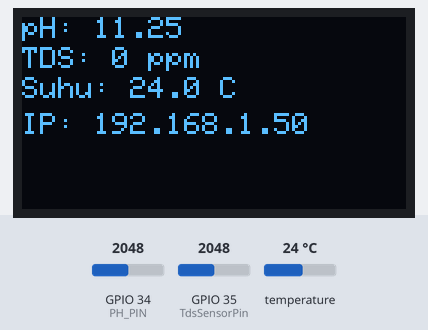
Bench run of a sketch on a simulated ESP32. Parts: 128×64 one-colour display. The inputs (shaded band) are chosen by the test bench; at power-on: temperature 24 °C, GPIO 34 (PH_PIN) = 2048, GPIO 35 (TdsSensorPin) = 2048. WiFi joins after 1.5 s; servers stay silent unless stated; the display library's start-up logo is not drawn; network time is answered at once with the bench clock; the local clock reads 2024-03-15 10:24:30 at power-on unless the sketch sets it; what the sketch prints to the serial monitor is not drawn.

Above: at 3.9 s.
4.0 s: temperature set to 12 °C
At 5.5 s:
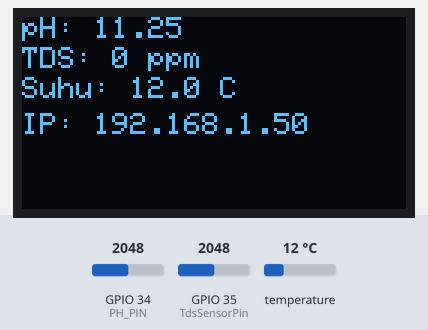
6.6 s: GPIO 34 (PH_PIN) set to 2866
At 7.7 s:
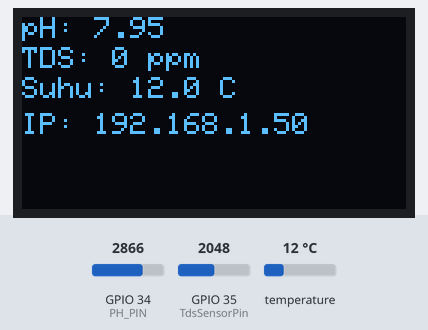
9.1 s: temperature set to 19 °C
12.0 s: GPIO 34 (PH_PIN) set to 3603
At 13.1 s:
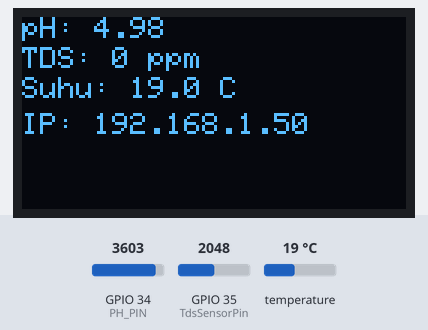
14.5 s: temperature set to 28 °C
At 16.4 s:
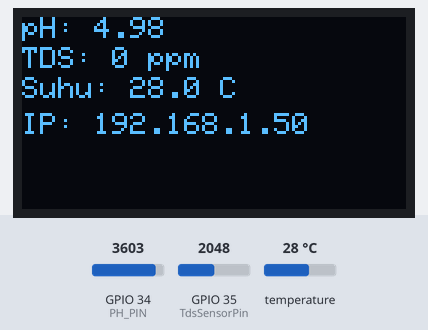
17.4 s: GPIO 34 (PH_PIN) set to 4095
At 18.6 s:
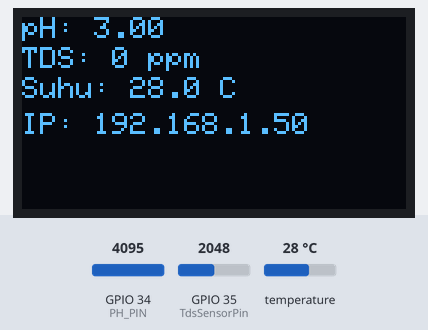
Timing chart, 0 to 20.4 s (numbered marks = the images above; inputs shaded):
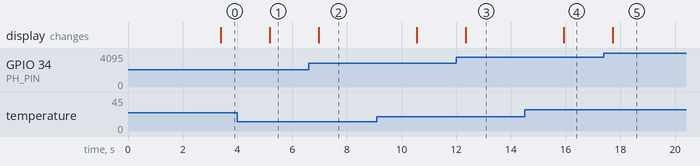

The sketch:

ph_tds_ds18b20_oled_webserver.ino
```cpp
#include <WiFi.h>
#include <WiFiClient.h>
#include <WebServer.h>
#include <ESPmDNS.h>
#include <Adafruit_SSD1306.h>
#include <OneWire.h>
#include <DallasTemperature.h>
#include <WiFiUdp.h>
#include <NTPClient.h>

#define ONE_WIRE_BUS 4
#define SCREEN_WIDTH 128
#define SCREEN_HEIGHT 64
#define SCREEN_ADDRESS 0x3C

Adafruit_SSD1306 display(SCREEN_WIDTH, SCREEN_HEIGHT, &Wire, -1);

const int PH_PIN = 34;
#define TdsSensorPin 35
#define VREF 3.3
#define SCOUNT 30

OneWire oneWire(ONE_WIRE_BUS);
DallasTemperature sensors(&oneWire);
WiFiUDP ntpUDP;
NTPClient timeClient(ntpUDP, "pool.ntp.org", 7 * 3600, 60000); // GMT+7

float suhuDS18B20 = 0.0;
float Po = 0;
float PH_step;
float tdsValue;
int nilai_analog_PH;
double TeganganPh;
int analogBuffer[SCOUNT];
int analogBufferTemp[SCOUNT];
int analogBufferIndex = 0;
int copyIndex = 0;
float averageVoltage = 0;
float temperature = 25;

float PH4 = 3.1; // Tegangan saat pH 4
float PH7 = 2.5; // Tegangan saat pH 7

const char* ssid = "Iphone (2)";
const char* password = "Alka200318";
WebServer server(80);

// Struktur dan array untuk menyimpan history
#define MAX_HISTORY 10
struct SensorData {
  String waktu;
  float ph;
  float tds;
  float suhu;
};
SensorData history[MAX_HISTORY];
int historyIndex = 0;
int lastSavedHour = -1; // Untuk menyimpan data hanya saat jam berubah

int getMedianNum(int bArray[], int iFilterLen) {
  int bTab[iFilterLen];
  for (byte i = 0; i < iFilterLen; i++) bTab[i] = bArray[i];
  int i, j, bTemp;
  for (j = 0; j < iFilterLen - 1; j++) {
    for (i = 0; i < iFilterLen - j - 1; i++) {
      if (bTab[i] > bTab[i + 1]) {
        bTemp = bTab[i];
        bTab[i] = bTab[i + 1];
        bTab[i + 1] = bTemp;
      }
    }
  }
  if ((iFilterLen & 1) > 0) return bTab[(iFilterLen - 1) / 2];
  else return (bTab[iFilterLen / 2] + bTab[iFilterLen / 2 - 1]) / 2;
}

void simpanHistory() {
  if (!timeClient.update()) timeClient.forceUpdate();
  String waktuSekarang = timeClient.getFormattedTime();
  history[historyIndex] = { waktuSekarang, Po, tdsValue, suhuDS18B20 };
  historyIndex = (historyIndex + 1) % MAX_HISTORY;
}

void handleRoot() {
  char msg[3000];
  snprintf(msg, 3000,
    "<!DOCTYPE html>\
    <html lang='en'>\
    <head>\
      <meta charset='UTF-8'>\
      <meta name='viewport' content='width=device-width, initial-scale=1.0'>\
      <meta http-equiv='refresh' content='5'>\
      <title>ESP32 Monitoring</title>\
      <link rel='stylesheet' href='https://use.fontawesome.com/releases/v5.7.2/css/all.css'>\
      <style>\
        body { font-family: Arial, sans-serif; background: #f4f4f4; margin: 0; padding: 0;}\
        header { background: #2196F3; color: white; padding: 20px; text-align: center; box-shadow: 0 2px 4px rgba(0,0,0,0.2);}\
        .container { display: flex; flex-wrap: wrap; justify-content: center; margin: 20px; }\
        .card { background: white; border-radius: 15px; padding: 20px; margin: 10px; width: 250px; text-align: center; box-shadow: 0 4px 8px rgba(0,0,0,0.1); transition: transform 0.2s ease-in-out;}\
        .card:hover { transform: translateY(-5px); box-shadow: 0 8px 16px rgba(0,0,0,0.15);}\
        .card i { font-size: 4rem; margin-bottom: 10px; }\
        .value { font-size: 2.5rem; font-weight: bold; color: #333; }\
        table { border-collapse: collapse; margin: 20px auto 40px; width: 90%; max-width: 800px; background: white; box-shadow: 0 4px 8px rgba(0,0,0,0.1); border-radius: 8px; overflow: hidden;}\
        th, td { border-bottom: 1px solid #ddd; padding: 12px 15px; text-align: center; color: #555; }\
        th { background-color: #2196F3; color: white; font-weight: 600; position: sticky; top: 0; }\
        tr:hover { background-color: #f1f1f1; }\
        h3 { text-align: center; color: #2196F3; margin-top: 40px; font-weight: 600; }\
        @media (max-width: 600px) {\
          .container { flex-direction: column; align-items: center; }\
          .card { width: 90%; max-width: 300px; }\
          table { width: 100%; }\
        }\
      </style>\
    </head>\
    <body>\
      <header><h2>Monitoring pH, TDS, & Suhu</h2></header>\
      <div class='container'>\
        <div class='card'>\
          <i class='fas fa-tint' style='color:#00add6;'></i>\
          <div class='value'>%.2f ppm</div><div>TDS</div></div>\
        <div class='card'>\
          <i class='fas fa-flask' style='color:#00c853;'></i>\
          <div class='value'>%.2f</div><div>pH Air</div></div>\
        <div class='card'>\
          <i class='fas fa-thermometer-half' style='color:#ff3d00;'></i>\
          <div class='value'>%.2f &deg;C</div><div>Suhu Air</div></div>\
      </div>", tdsValue, Po, suhuDS18B20);

  String table = "<h3>Riwayat Pembacaan Tiap Jam</h3><table>\
<tr><th>Waktu</th><th>pH</th><th>TDS (ppm)</th><th>Suhu (&deg;C)</th></tr>";
  for (int i = 0; i < MAX_HISTORY; i++) {
    int idx = (historyIndex + i) % MAX_HISTORY;
    if (history[idx].waktu != "") {
      table += "<tr><td>" + history[idx].waktu + "</td><td>" +
               String(history[idx].ph, 2) + "</td><td>" +
               String(history[idx].tds, 0) + "</td><td>" +
               String(history[idx].suhu, 1) + "</td></tr>";
    }
  }
  table += "</table></body></html>";

  String fullPage = String(msg) + table;
  server.send(200, "text/html", fullPage);
}

void setup() {
  pinMode(PH_PIN, INPUT);
  pinMode(TdsSensorPin, INPUT);
  Serial.begin(115200);
  if (!display.begin(SSD1306_SWITCHCAPVCC, SCREEN_ADDRESS)) {
    Serial.println("OLED gagal");
    while (true);
  }
  sensors.begin();
  display.display();
  delay(1000);
  display.clearDisplay();

  WiFi.begin(ssid, password);
  while (WiFi.status() != WL_CONNECTED) {
    delay(500); Serial.print(".");
  }
  Serial.println("\nWiFi terhubung");
  Serial.println(WiFi.localIP());

  if (MDNS.begin("esp32")) Serial.println("mDNS dimulai");

  timeClient.begin();
  timeClient.update();

  server.on("/", handleRoot);
  server.begin();
  Serial.println("Server dimulai");
}

void loop() {
  sensors.requestTemperatures();
  suhuDS18B20 = sensors.getTempCByIndex(0);
  temperature = suhuDS18B20;

  nilai_analog_PH = analogRead(PH_PIN);
  TeganganPh = VREF / 4095.0 * nilai_analog_PH;
  PH_step = (PH4 - PH7) / 3.0;
  Po = 7.00 + ((PH7 - TeganganPh) / PH_step);

  static unsigned long analogSampleTimepoint = millis();
  if (millis() - analogSampleTimepoint > 40U) {
    analogSampleTimepoint = millis();
    analogBuffer[analogBufferIndex] = analogRead(TdsSensorPin);
    analogBufferIndex++;
    if (analogBufferIndex == SCOUNT) analogBufferIndex = 0;
  }

  static unsigned long printTimepoint = millis();
  if (millis() - printTimepoint > 800U) {
    printTimepoint = millis();
    for (copyIndex = 0; copyIndex < SCOUNT; copyIndex++)
      analogBufferTemp[copyIndex] = analogBuffer[copyIndex];
    averageVoltage = getMedianNum(analogBufferTemp, SCOUNT) * VREF / 4096.0;
    float compensationCoefficient = 1.0 + 0.02 * (temperature - 25.0);
    float compensationVoltage = averageVoltage / compensationCoefficient;
    tdsValue = (133.42 * pow(compensationVoltage, 3)
              - 255.86 * pow(compensationVoltage, 2)
              + 857.39 * compensationVoltage) * 0.5;
  }

  // Simpan history tiap 1 jam berdasarkan jam NTP
  timeClient.update();
  int currentHour = timeClient.getHours();
  if (currentHour != lastSavedHour) {
    lastSavedHour = currentHour;
    simpanHistory();
  }

  display.clearDisplay();
  display.setTextColor(SSD1306_WHITE);
  display.setTextSize(1);
  display.setCursor(0, 0);  display.print("pH: ");   display.println(Po, 2);
  display.setCursor(0, 10); display.print("TDS: ");  display.print(tdsValue, 0); display.println(" ppm");
  display.setCursor(0, 20); display.print("Suhu: "); display.print(suhuDS18B20, 1); display.println(" C");
  display.setCursor(0, 32); display.print("IP: ");   display.println(WiFi.localIP());
  display.display();

  server.handleClient();
  delay(1000);
}
```

Measured:
- after the input at 4.0 s, the display: changes after 1.2 s (image 1)
- after the input at 6.6 s, the display: changes after 0.37 s (image 2)
- after the input at 12.0 s, the display: changes after 0.35 s (image 3)
- after the input at 14.5 s, the display: changes after 1.4 s (image 4)
- after the input at 17.4 s, the display: changes after 0.32 s (image 5)
